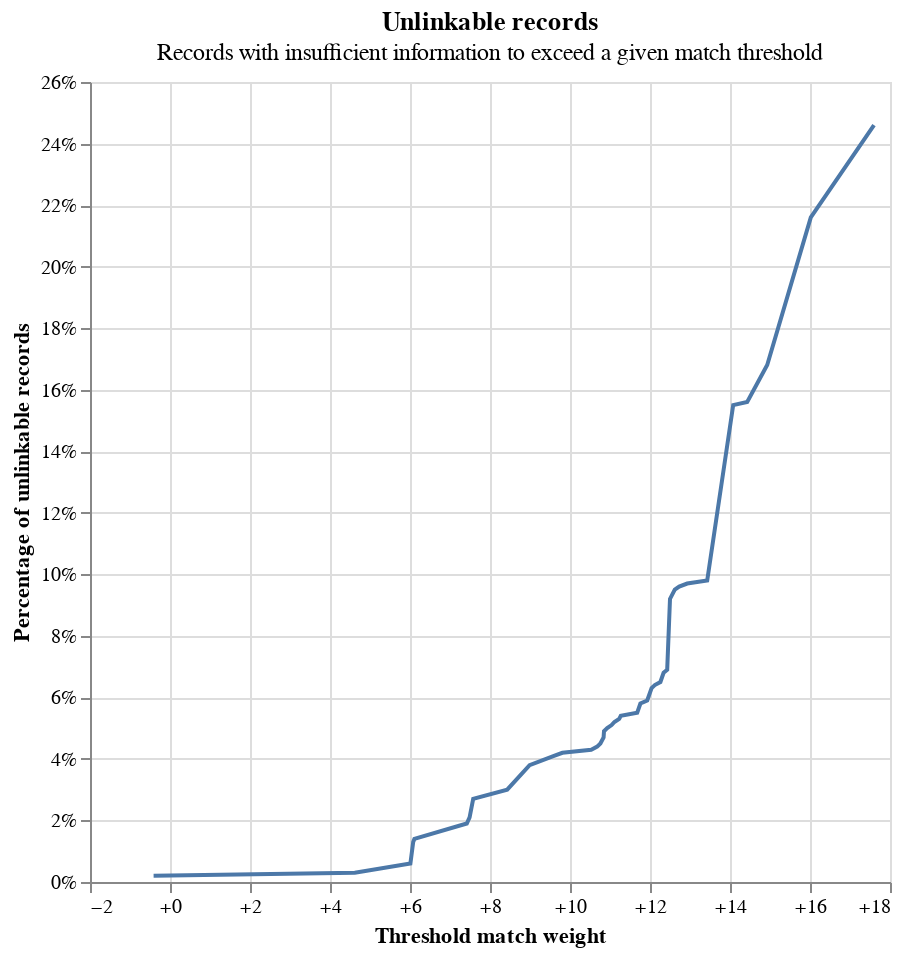

Write notebook code for a chart like this one.
### Markdown cell above
## Detecting unlinkable records

An interesting application of our trained model that is useful to explore before making any predictions is to detect 'unlinkable' records.

Unlinkable records are those which do not contain enough information to be linked.  A simple example would be a record containing only 'John Smith', and null in all other fields.  This record may link to other records, but we'll never know because there's not enough information to disambiguate any potential links.   Unlinkable records can be found by linking records to themselves - if, even when matched to themselves, they don't meet the match threshold score, we can be sure they will never link to anything.

### Code cell
linker.unlinkables_chart()

### Figure 1 — Vega-Lite specification as saved in the notebook (floating-point values rounded to 4 significant figures)
{"$schema": "https://vega.github.io/schema/vega-lite/v4.8.1.json", "config": {"view": {"continuousHeight": 300, "continuousWidth": 400}}, "data": {"values": [{"cum_prop": 0.002, "match_probability": 0.4289, "match_weight": -0.41, "prop": 0.002}, {"cum_prop": 0.003, "match_probability": 0.961, "match_weight": 4.62, "prop": 0.001}, {"cum_prop": 0.006, "match_probability": 0.9847, "match_weight": 6.01, "prop": 0.003}, {"cum_prop": 0.013, "match_probability": 0.9855, "match_weight": 6.08, "prop": 0.007}, {"cum_prop": 0.014, "match_probability": 0.9857, "match_weight": 6.11, "prop": 0.001}, {"cum_prop": 0.019, "match_probability": 0.9942, "match_weight": 7.42, "prop": 0.005}, {"cum_prop": 0.021, "match_probability": 0.9945, "match_weight": 7.49, "prop": 0.002}, {"cum_prop": 0.027, "match_probability": 0.9948, "match_weight": 7.58, "prop": 0.006}, {"cum_prop": 0.03, "match_probability": 0.9971, "match_weight": 8.43, "prop": 0.003}, {"cum_prop": 0.038, "match_probability": 0.998, "match_weight": 8.99, "prop": 0.008}, {"cum_prop": 0.041, "match_probability": 0.9987, "match_weight": 9.6, "prop": 0.003}, {"cum_prop": 0.042, "match_probability": 0.9989, "match_weight": 9.81, "prop": 0.001}, {"cum_prop": 0.043, "match_probability": 0.9993, "match_weight": 10.53, "prop": 0.001}, {"cum_prop": 0.044, "match_probability": 0.9994, "match_weight": 10.68, "prop": 0.001}, {"cum_prop": 0.045, "match_probability": 0.9994, "match_weight": 10.76, "prop": 0.001}, {"cum_prop": 0.047, "match_probability": 0.9994, "match_weight": 10.84, "prop": 0.002}, {"cum_prop": 0.049, "match_probability": 0.9995, "match_weight": 10.85, "prop": 0.002}, {"cum_prop": 0.05, "match_probability": 0.9995, "match_weight": 10.93, "prop": 0.001}, {"cum_prop": 0.051, "match_probability": 0.9995, "match_weight": 11.04, "prop": 0.001}, {"cum_prop": 0.052, "match_probability": 0.9996, "match_weight": 11.11, "prop": 0.001}, {"cum_prop": 0.053, "match_probability": 0.9996, "match_weight": 11.23, "prop": 0.001}, {"cum_prop": 0.054, "match_probability": 0.9996, "match_weight": 11.27, "prop": 0.001}, {"cum_prop": 0.055, "match_probability": 0.9997, "match_weight": 11.68, "prop": 0.001}, {"cum_prop": 0.058, "match_probability": 0.9997, "match_weight": 11.76, "prop": 0.003}, {"cum_prop": 0.059, "match_probability": 0.9997, "match_weight": 11.93, "prop": 0.001}, {"cum_prop": 0.063, "match_probability": 0.9998, "match_weight": 12.04, "prop": 0.004}, {"cum_prop": 0.064, "match_probability": 0.9998, "match_weight": 12.12, "prop": 0.001}, {"cum_prop": 0.065, "match_probability": 0.9998, "match_weight": 12.26, "prop": 0.001}, {"cum_prop": 0.068, "match_probability": 0.9998, "match_weight": 12.34, "prop": 0.003}, {"cum_prop": 0.069, "match_probability": 0.9998, "match_weight": 12.43, "prop": 0.001}, {"cum_prop": 0.092, "match_probability": 0.9998, "match_weight": 12.5, "prop": 0.023}, {"cum_prop": 0.095, "match_probability": 0.9998, "match_weight": 12.62, "prop": 0.003}, {"cum_prop": 0.096, "match_probability": 0.9999, "match_weight": 12.73, "prop": 0.001}, {"cum_prop": 0.097, "match_probability": 0.9999, "match_weight": 12.93, "prop": 0.001}, {"cum_prop": 0.098, "match_probability": 0.9999, "match_weight": 13.43, "prop": 0.001}, {"cum_prop": 0.155, "match_probability": 0.9999, "match_weight": 14.08, "prop": 0.057}, {"cum_prop": 0.156, "match_probability": 1.0, "match_weight": 14.43, "prop": 0.001}, {"cum_prop": 0.168, "match_probability": 1.0, "match_weight": 14.93, "prop": 0.012}, {"cum_prop": 0.216, "match_probability": 1.0, "match_weight": 16.02, "prop": 0.048}, {"cum_prop": 0.246, "match_probability": 1.0, "match_weight": 17.6, "prop": 0.03}]}, "height": 400, "layer": [{"encoding": {"x": {"axis": {"format": "+", "title": "Threshold match weight"}, "field": "match_weight", "type": "quantitative"}, "y": {"axis": {"format": "%", "title": "Percentage of unlinkable records"}, "field": "cum_prop", "type": "quantitative"}}, "mark": "line"}, {"encoding": {"opacity": {"value": 0}, "tooltip": [{"field": "match_weight", "format": "+.5", "title": "Match weight", "type": "quantitative"}, {"field": "match_probability", "format": ".5", "title": "Match probability", "type": "quantitative"}, {"field": "cum_prop", "format": ".3%", "title": "Proportion of unlinkable records", "type": "quantitative"}], "x": {"field": "match_weight", "type": "quantitative"}, "y": {"field": "cum_prop", "type": "quantitative"}}, "mark": "point", "selection": {"selector112": {"empty": "none", "fields": ["match_weight", "cum_prop"], "nearest": true, "on": "mouseover", "type": "single"}}}, {"encoding": {"opacity": {"condition": {"selection": "selector112", "value": 1}, "value": 0}, "x": {"axis": {"title": "Threshold match weight"}, "field": "match_weight", "type": "quantitative"}, "y": {"axis": {"format": "%", "title": "Percentage of unlinkable records"}, "field": "cum_prop", "type": "quantitative"}}, "mark": "point"}, {"encoding": {"x": {"field": "match_weight", "type": "quantitative"}}, "mark": {"color": "gray", "type": "rule"}, "transform": [{"filter": {"selection": "selector112"}}]}, {"encoding": {"y": {"field": "cum_prop", "type": "quantitative"}}, "mark": {"color": "gray", "type": "rule"}, "transform": [{"filter": {"selection": "selector112"}}]}], "title": {"subtitle": "Records with insufficient information to exceed a given match threshold", "text": "Unlinkable records"}, "width": 400}
